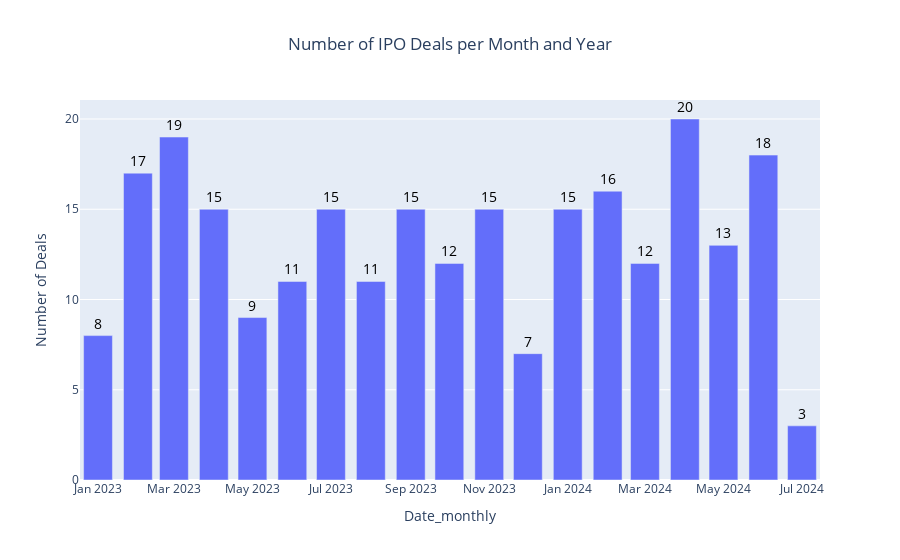

This figure's notebook cell:
### Code cell
# some visualisation: bar chart using Plotly Express
import plotly.express as px

# Truncate to the first day in the month - for Bar names
stacked_ipos_df['Date_monthly'] = stacked_ipos_df['IPO Date'].dt.to_period('M').dt.to_timestamp()

# Count the number of deals for each month and year
monthly_deals = stacked_ipos_df['Date_monthly'].value_counts().reset_index().sort_values(by='Date_monthly')
monthly_deals.columns = ['Date_monthly', 'Number of Deals']

# Plotting the bar chart using Plotly Express
fig = px.bar(monthly_deals,
             x='Date_monthly',
             y='Number of Deals',
             labels={'Month_Year': 'Month and Year', 'Number of Deals': 'Number of Deals'},
             title='Number of IPO Deals per Month and Year',
             text='Number of Deals'
             )
fig.update_traces(textposition='outside', # Position the text outside the bars
                  textfont=dict(color='black',size=14), # Adjust the font size of the text
                  )
fig.update_layout(title_x=0.5) # Center the title

fig.show()

### Figure 1 — Plotly figure (JSON) as saved in the notebook; plotly's stock layout.template omitted (floating-point values rounded to 4 significant figures)
{"data": [{"alignmentgroup": "True", "hovertemplate": "Date_monthly=%{x}<br>Number of Deals=%{text}<extra></extra>", "legendgroup": "", "marker": {"color": "#636efa", "pattern": {"shape": ""}}, "name": "", "offsetgroup": "", "orientation": "v", "showlegend": false, "text": [8, 17, 19, 15, 9, 11, 15, 11, 15, 12, 15, 7, 15, 16, 12, 20, 13, 18, 3], "textfont": {"color": "black", "size": 14}, "textposition": "outside", "type": "bar", "x": ["2023-01-01T00:00:00", "2023-02-01T00:00:00", "2023-03-01T00:00:00", "2023-04-01T00:00:00", "2023-05-01T00:00:00", "2023-06-01T00:00:00", "2023-07-01T00:00:00", "2023-08-01T00:00:00", "2023-09-01T00:00:00", "2023-10-01T00:00:00", "2023-11-01T00:00:00", "2023-12-01T00:00:00", "2024-01-01T00:00:00", "2024-02-01T00:00:00", "2024-03-01T00:00:00", "2024-04-01T00:00:00", "2024-05-01T00:00:00", "2024-06-01T00:00:00", "2024-07-01T00:00:00"], "xaxis": "x", "y": [8, 17, 19, 15, 9, 11, 15, 11, 15, 12, 15, 7, 15, 16, 12, 20, 13, 18, 3], "yaxis": "y"}], "layout": {"barmode": "relative", "legend": {"tracegroupgap": 0}, "title": {"text": "Number of IPO Deals per Month and Year", "x": 0.5}, "xaxis": {"anchor": "y", "domain": [0, 1], "title": {"text": "Date_monthly"}}, "yaxis": {"anchor": "x", "domain": [0, 1], "title": {"text": "Number of Deals"}}}}
